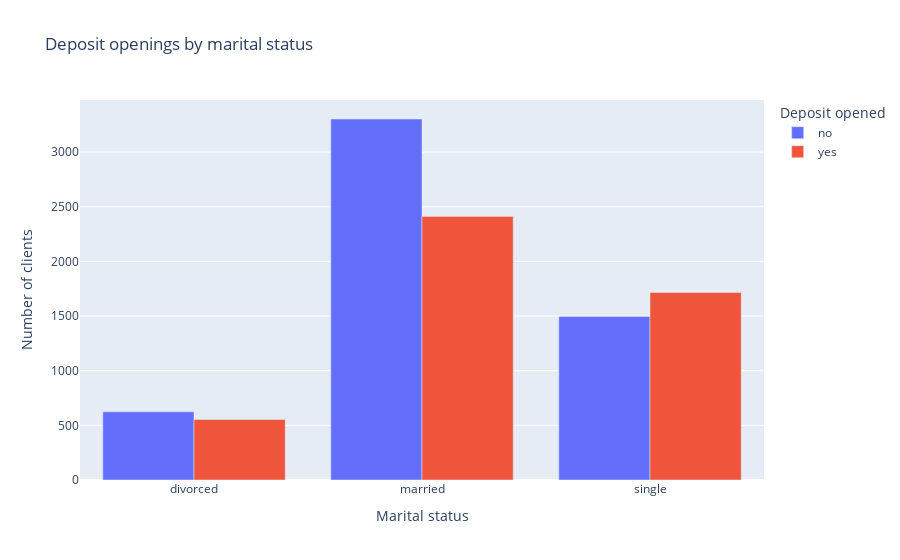

Notebook code cell kept with this figure:
### Code cell
# Visualizing deposit openings and rejections based on marital status  

# Grouping data by marital status and deposit status  
bar_data = df_cleaned.groupby(by='marital', as_index=False)['deposit'].value_counts()  

# Creating a bar chart to show deposit openings by marital status  
fig = px.bar(  
    data_frame=bar_data,  
    x="marital",  
    y="count",  
    color="deposit",  
    labels={'deposit': 'Deposit opened',  
            'count': 'Number of clients',  
            'marital': 'Marital status'},  
    barmode="group",  
    orientation='v',  
    title='Deposit openings by marital status'  
)  

fig.show()

### Figure 1 — Plotly figure (JSON) as saved in the notebook; plotly's stock layout.template omitted (floating-point values rounded to 4 significant figures)
{"data": [{"alignmentgroup": "True", "hovertemplate": "Deposit opened=no<br>Marital status=%{x}<br>Number of clients=%{y}<extra></extra>", "legendgroup": "no", "marker": {"color": "#636efa", "pattern": {"shape": ""}}, "name": "no", "offsetgroup": "no", "orientation": "v", "showlegend": true, "textposition": "auto", "type": "bar", "x": ["divorced", "married", "single"], "xaxis": "x", "y": [624, 3303, 1497], "yaxis": "y"}, {"alignmentgroup": "True", "hovertemplate": "Deposit opened=yes<br>Marital status=%{x}<br>Number of clients=%{y}<extra></extra>", "legendgroup": "yes", "marker": {"color": "#EF553B", "pattern": {"shape": ""}}, "name": "yes", "offsetgroup": "yes", "orientation": "v", "showlegend": true, "textposition": "auto", "type": "bar", "x": ["divorced", "married", "single"], "xaxis": "x", "y": [553, 2412, 1716], "yaxis": "y"}], "layout": {"barmode": "group", "legend": {"title": {"text": "Deposit opened"}, "tracegroupgap": 0}, "title": {"text": "Deposit openings by marital status"}, "xaxis": {"anchor": "y", "domain": [0, 1], "title": {"text": "Marital status"}}, "yaxis": {"anchor": "x", "domain": [0, 1], "title": {"text": "Number of clients"}}}}
